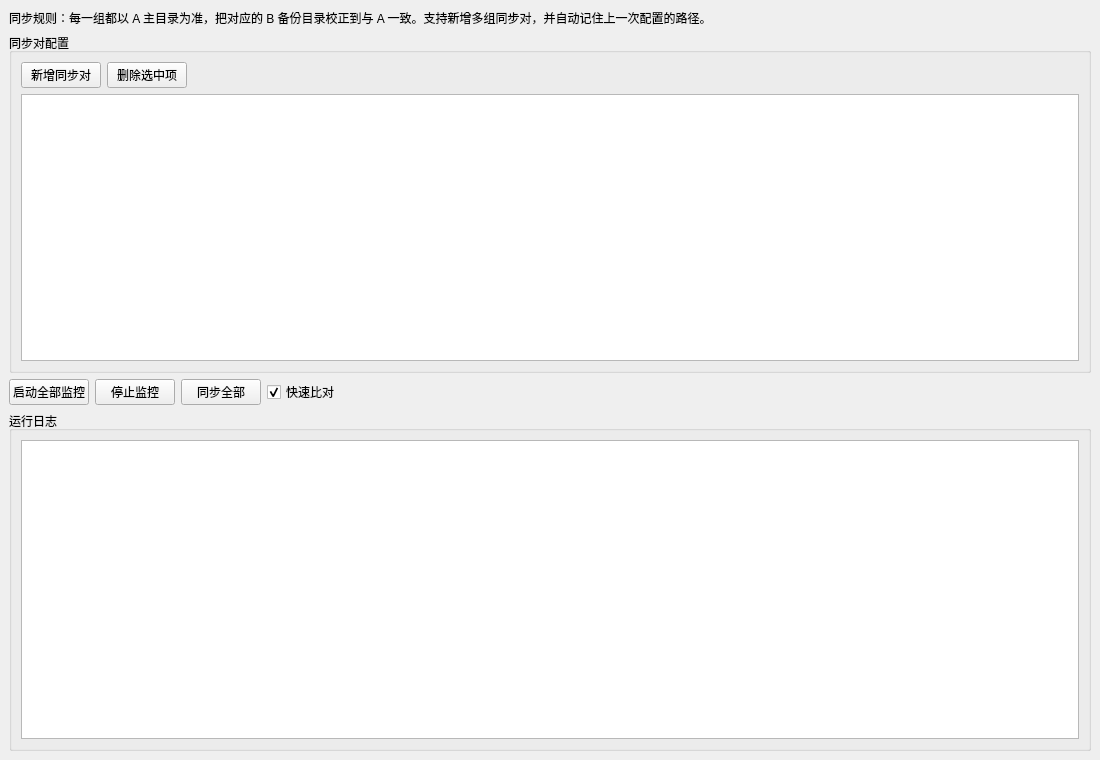
<?xml version="1.0" encoding="UTF-8"?>
<ui version="4.0">
 <class>MainWindow</class>
 <widget class="QMainWindow" name="MainWindow">
  <property name="geometry">
   <rect>
    <x>0</x>
    <y>0</y>
    <width>1100</width>
    <height>760</height>
   </rect>
  </property>
  <property name="windowTitle">
   <string>SyncFolder - 多组文件夹同步</string>
  </property>
  <widget class="QWidget" name="centralWidget">
   <layout class="QVBoxLayout" name="mainLayout">
    <item>
     <widget class="QLabel" name="tipsLabel">
      <property name="text">
       <string>同步规则：每一组都以 A 主目录为准，把对应的 B 备份目录校正到与 A 一致。支持新增多组同步对，并自动记住上一次配置的路径。</string>
      </property>
      <property name="wordWrap">
       <bool>true</bool>
      </property>
     </widget>
    </item>
    <item>
     <widget class="QGroupBox" name="pairGroupBox">
      <property name="title">
       <string>同步对配置</string>
      </property>
      <layout class="QVBoxLayout" name="pairGroupLayout">
       <item>
        <layout class="QHBoxLayout" name="pairActionLayout">
         <item>
          <widget class="QPushButton" name="addPairButton">
           <property name="text">
            <string>新增同步对</string>
           </property>
          </widget>
         </item>
         <item>
          <widget class="QPushButton" name="removePairButton">
           <property name="text">
            <string>删除选中项</string>
           </property>
          </widget>
         </item>
         <item>
          <spacer name="pairActionSpacer">
           <property name="orientation">
            <enum>Qt::Horizontal</enum>
           </property>
           <property name="sizeHint" stdset="0">
            <size>
             <width>40</width>
             <height>20</height>
            </size>
           </property>
          </spacer>
         </item>
        </layout>
       </item>
      <item>
       <widget class="QTableView" name="pairTableView">
         <property name="alternatingRowColors">
          <bool>true</bool>
         </property>
         <property name="selectionMode">
          <enum>QAbstractItemView::SingleSelection</enum>
         </property>
         <property name="selectionBehavior">
          <enum>QAbstractItemView::SelectRows</enum>
         </property>
         <property name="editTriggers">
          <set>QAbstractItemView::NoEditTriggers</set>
         </property>
       </widget>
      </item>
     </layout>
    </widget>
    </item>
    <item>
     <layout class="QHBoxLayout" name="buttonLayout">
      <item>
       <widget class="QPushButton" name="startMonitorButton">
        <property name="text">
         <string>启动全部监控</string>
        </property>
       </widget>
      </item>
      <item>
       <widget class="QPushButton" name="stopMonitorButton">
        <property name="text">
         <string>停止监控</string>
        </property>
       </widget>
      </item>
      <item>
       <widget class="QPushButton" name="syncAllPairsButton">
        <property name="text">
         <string>同步全部</string>
        </property>
       </widget>
      </item>
      <item>
       <widget class="QCheckBox" name="fastCompareCheckBox">
        <property name="text">
         <string>快速比对</string>
        </property>
        <property name="checked">
         <bool>true</bool>
        </property>
       </widget>
      </item>
      <item>
       <spacer name="buttonSpacer">
        <property name="orientation">
         <enum>Qt::Horizontal</enum>
        </property>
        <property name="sizeHint" stdset="0">
         <size>
          <width>40</width>
          <height>20</height>
         </size>
        </property>
       </spacer>
      </item>
     </layout>
    </item>
    <item>
     <widget class="QGroupBox" name="logGroupBox">
      <property name="title">
       <string>运行日志</string>
      </property>
      <layout class="QVBoxLayout" name="logLayout">
       <item>
        <widget class="QPlainTextEdit" name="logEdit">
         <property name="readOnly">
          <bool>true</bool>
         </property>
         <property name="maximumBlockCount">
          <number>1500</number>
         </property>
        </widget>
       </item>
      </layout>
     </widget>
    </item>
   </layout>
  </widget>
 </widget>
 <resources/>
 <connections/>
</ui>
